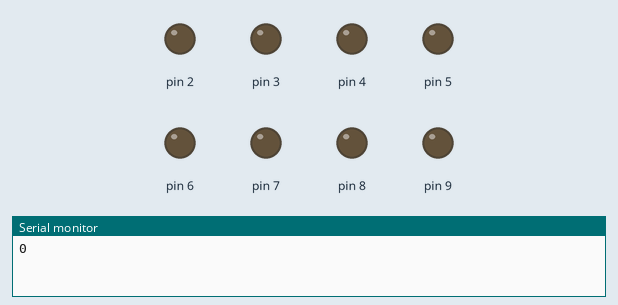
Bench run of a sketch on a simulated Arduino Uno, built with avr-gcc and run on an emulated ATmega328P. On the bench: output pins drawn as LEDs (lit = HIGH), the last lines printed to the serial monitor.

Above: at 0.5 s.
At 2.5 s:
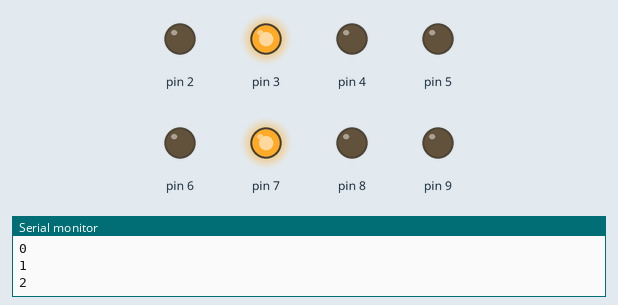
At 3.5 s:
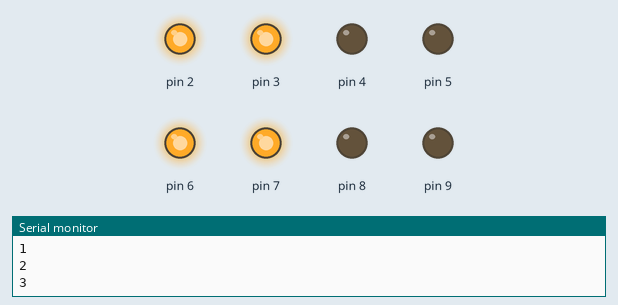
At 5.5 s:
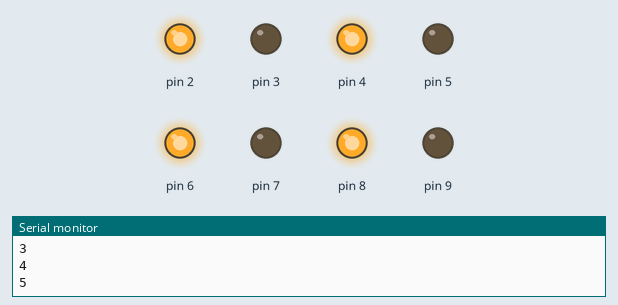
At 8.5 s:
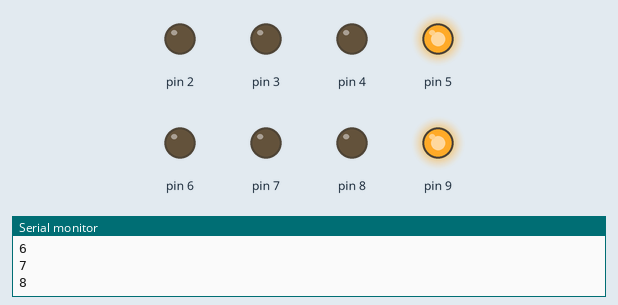
At 11.5 s:
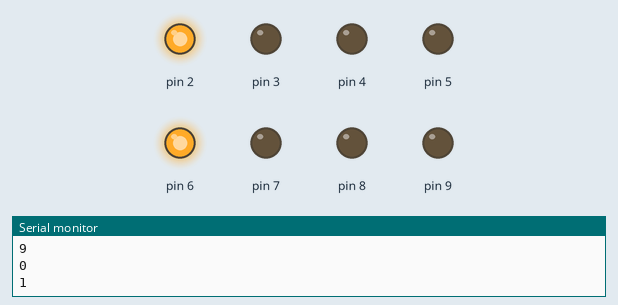
Timing chart, 0 to 13.0 s (numbered marks = the images above):
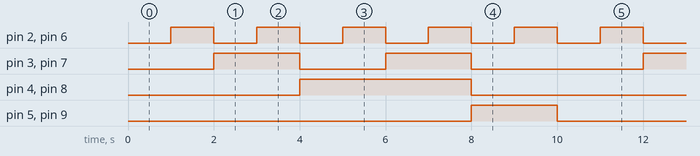

The sketch:

test_increment_nixies.ino
```cpp
void setup() {
  // put your setup code here, to run once:
 // Seconds Digits
  pinMode(5, OUTPUT);// D
  pinMode(4, OUTPUT);// C
  pinMode(3, OUTPUT);// B
  pinMode(2, OUTPUT);// A

  // Seconds Tens
  pinMode(9, OUTPUT);// D
  pinMode(8, OUTPUT);// C
  pinMode(7, OUTPUT);// B
  pinMode(6, OUTPUT);// A

  Serial.begin(57600);
}

void loop() {
  // put your main code here, to run repeatedly:
  for(uint8_t i = 0; i < 10; i++){
    //writeNixie(i, 9, 8, 7, 6);
    //writeNixie(i, 5, 4, 3, 2);
    Serial.println(i);
switch(i){
  case 0:
    digitalWrite(2, LOW); //A
    digitalWrite(3, LOW);  //B
    digitalWrite(4, LOW);  //C
    digitalWrite(5, LOW);  //D
    digitalWrite(6, LOW); //A
    digitalWrite(7, LOW);  //B
    digitalWrite(8, LOW);  //C
    digitalWrite(9, LOW);  //D
    break;
    case 1:
    digitalWrite(2, HIGH); //A
    digitalWrite(3, LOW);  //B
    digitalWrite(4, LOW);  //C
    digitalWrite(5, LOW);  //D
    digitalWrite(6, HIGH); //A
    digitalWrite(7, LOW);  //B
    digitalWrite(8, LOW);  //C
    digitalWrite(9, LOW);  //D
    break;
    case 2:
    digitalWrite(2, LOW); //A
    digitalWrite(3, HIGH);  //B
    digitalWrite(4, LOW);  //C
    digitalWrite(5, LOW);  //D
    digitalWrite(6, LOW); //A
    digitalWrite(7, HIGH);  //B
    digitalWrite(8, LOW);  //C
    digitalWrite(9, LOW);  //D
    break;
    case 3:
    digitalWrite(2, HIGH); //A
    digitalWrite(3, HIGH);  //B
    digitalWrite(4, LOW);  //C
    digitalWrite(5, LOW);  //D
    digitalWrite(6, HIGH); //A
    digitalWrite(7, HIGH);  //B
    digitalWrite(8, LOW);  //C
    digitalWrite(9, LOW);  //D
    break;
    case 4:
    digitalWrite(2, LOW); //A
    digitalWrite(3, LOW);  //B
    digitalWrite(4, HIGH);  //C
    digitalWrite(5, LOW);  //D
    digitalWrite(6, LOW); //A
    digitalWrite(7, LOW);  //B
    digitalWrite(8, HIGH);  //C
    digitalWrite(9, LOW);  //D
    break;
    case 5:
    digitalWrite(2, HIGH); //A
    digitalWrite(3, LOW);  //B
    digitalWrite(4, HIGH);  //C
    digitalWrite(5, LOW);  //D
    digitalWrite(6, HIGH); //A
    digitalWrite(7, LOW);  //B
    digitalWrite(8, HIGH);  //C
    digitalWrite(9, LOW);  //D
    break;
    case 6:
    digitalWrite(2, LOW); //A
    digitalWrite(3, HIGH);  //B
    digitalWrite(4, HIGH);  //C
    digitalWrite(5, LOW);  //D
    digitalWrite(6, LOW); //A
    digitalWrite(7, HIGH);  //B
    digitalWrite(8, HIGH);  //C
    digitalWrite(9, LOW);  //D
    break;
    case 7:
    digitalWrite(2, HIGH); //A
    digitalWrite(3, HIGH);  //B
    digitalWrite(4, HIGH);  //C
    digitalWrite(5, LOW);  //D
    digitalWrite(6, HIGH); //A
    digitalWrite(7, HIGH);  //B
    digitalWrite(8, HIGH);  //C
    digitalWrite(9, LOW);  //D
    break;
    case 8:
    digitalWrite(2, LOW); //A
    digitalWrite(3, LOW);  //B
    digitalWrite(4, LOW);  //C
    digitalWrite(5, HIGH);  //D
    digitalWrite(6, LOW); //A
    digitalWrite(7, LOW);  //B
    digitalWrite(8, LOW);  //C
    digitalWrite(9, HIGH);  //D
    break;
    case 9:
    digitalWrite(2, HIGH); //A
    digitalWrite(3, LOW);  //B
    digitalWrite(4, LOW);  //C
    digitalWrite(5, HIGH);  //D
    digitalWrite(6, HIGH); //A
    digitalWrite(7, LOW);  //B
    digitalWrite(8, LOW);  //C
    digitalWrite(9, HIGH);  //D
    }

    delay(1000);
  }

}

void writeNixie(uint8_t value, uint8_t dPin, uint8_t cPin, uint8_t bPin, uint8_t aPin){

 byte binValue = (unsigned byte)value;

 Serial.print("Incoming value: ");
 Serial.print(value);
 Serial.println();

 switch(value){
  case 0:
    digitalWrite(aPin, LOW); //A
    digitalWrite(bPin, LOW);  //B
    digitalWrite(cPin, LOW);  //C
    digitalWrite(dPin, LOW);  //D
    break;
    case 1:
    digitalWrite(aPin, HIGH); //A
    digitalWrite(bPin, LOW);  //B
    digitalWrite(cPin, LOW);  //C
    digitalWrite(dPin, LOW);  //D
    break;
    case 2:
    digitalWrite(aPin, LOW); //A
    digitalWrite(bPin, HIGH);  //B
    digitalWrite(cPin, LOW);  //C
    digitalWrite(dPin, LOW);  //D
    break;
    case 3:
    digitalWrite(aPin, HIGH); //A
    digitalWrite(bPin, HIGH);  //B
    digitalWrite(cPin, LOW);  //C
    digitalWrite(dPin, LOW);  //D
    break;
    case 4:
    digitalWrite(aPin, LOW); //A
    digitalWrite(bPin, LOW);  //B
    digitalWrite(cPin, HIGH);  //C
    digitalWrite(dPin, LOW);  //D
    break;
    case 5:
    digitalWrite(aPin, HIGH); //A
    digitalWrite(bPin, LOW);  //B
    digitalWrite(cPin, HIGH);  //C
    digitalWrite(dPin, LOW);  //D
    break;
    case 6:
    digitalWrite(aPin, LOW); //A
    digitalWrite(bPin, HIGH);  //B
    digitalWrite(cPin, HIGH);  //C
    digitalWrite(dPin, LOW);  //D
    break;
    case 7:
    digitalWrite(aPin, HIGH); //A
    digitalWrite(bPin, HIGH);  //B
    digitalWrite(cPin, HIGH);  //C
    digitalWrite(dPin, LOW);  //D
    break;
    case 8:
    digitalWrite(aPin, LOW); //A
    digitalWrite(bPin, LOW);  //B
    digitalWrite(cPin, LOW);  //C
    digitalWrite(dPin, HIGH);  //D
    break;
    case 9:
    digitalWrite(aPin, HIGH); //A
    digitalWrite(bPin, LOW);  //B
    digitalWrite(cPin, LOW);  //C
    digitalWrite(dPin, HIGH);  //D
    }
}
```

Measured:
- by itself, pin 2, pin 6: alternates HIGH for 1.0 s and LOW for 1.0 s
- by itself, pin 3, pin 7: repeats every 10.0 s: LOW 2.0 s, HIGH 2.0 s, LOW 4.0 s, HIGH 2.0 s
- by itself, pin 4, pin 8: alternates HIGH for 4.0 s and LOW for 6.0 s
- by itself, pin 5, pin 9: alternates HIGH for 2.0 s and LOW for 8.0 s
